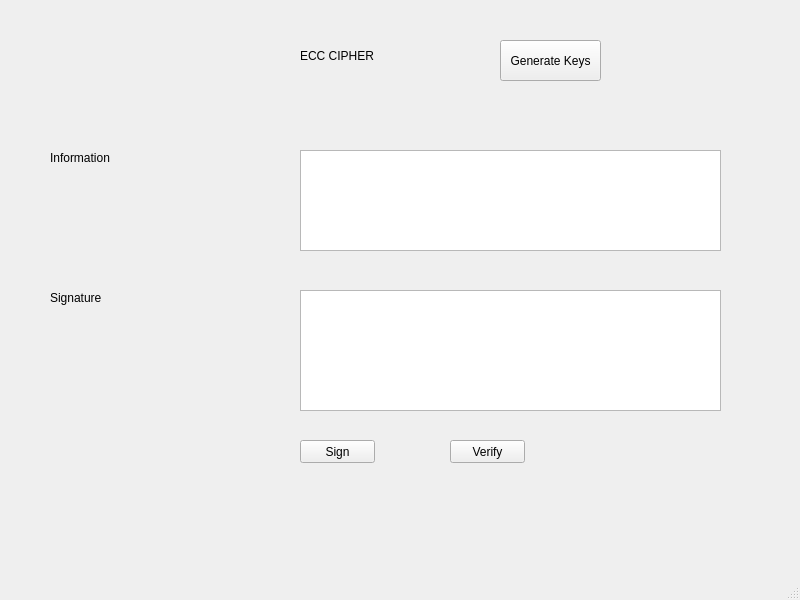
<?xml version="1.0" encoding="UTF-8"?>
<ui version="4.0">
 <class>MainWindow</class>
 <widget class="QMainWindow" name="MainWindow">
  <property name="geometry">
   <rect>
    <x>0</x>
    <y>0</y>
    <width>800</width>
    <height>600</height>
   </rect>
  </property>
  <property name="windowTitle">
   <string>MainWindow</string>
  </property>
  <widget class="QWidget" name="centralwidget">
   <widget class="QTextEdit" name="txt_information">
    <property name="geometry">
     <rect>
      <x>300</x>
      <y>150</y>
      <width>421</width>
      <height>101</height>
     </rect>
    </property>
   </widget>
   <widget class="QTextEdit" name="txt_signature">
    <property name="geometry">
     <rect>
      <x>300</x>
      <y>290</y>
      <width>421</width>
      <height>121</height>
     </rect>
    </property>
   </widget>
   <widget class="QPushButton" name="btn_sign">
    <property name="geometry">
     <rect>
      <x>300</x>
      <y>440</y>
      <width>75</width>
      <height>23</height>
     </rect>
    </property>
    <property name="text">
     <string>Sign</string>
    </property>
   </widget>
   <widget class="QPushButton" name="btn_verify">
    <property name="geometry">
     <rect>
      <x>450</x>
      <y>440</y>
      <width>75</width>
      <height>23</height>
     </rect>
    </property>
    <property name="text">
     <string>Verify</string>
    </property>
   </widget>
   <widget class="QPushButton" name="btn_generate_keys">
    <property name="geometry">
     <rect>
      <x>500</x>
      <y>40</y>
      <width>101</width>
      <height>41</height>
     </rect>
    </property>
    <property name="text">
     <string>Generate Keys</string>
    </property>
   </widget>
   <widget class="QLabel" name="label">
    <property name="geometry">
     <rect>
      <x>50</x>
      <y>150</y>
      <width>61</width>
      <height>16</height>
     </rect>
    </property>
    <property name="text">
     <string>Information</string>
    </property>
   </widget>
   <widget class="QLabel" name="label_2">
    <property name="geometry">
     <rect>
      <x>50</x>
      <y>290</y>
      <width>81</width>
      <height>16</height>
     </rect>
    </property>
    <property name="text">
     <string>Signature</string>
    </property>
   </widget>
   <widget class="QLabel" name="label_3">
    <property name="geometry">
     <rect>
      <x>300</x>
      <y>20</y>
      <width>131</width>
      <height>71</height>
     </rect>
    </property>
    <property name="text">
     <string>ECC CIPHER</string>
    </property>
   </widget>
  </widget>
  <widget class="QMenuBar" name="menubar">
   <property name="geometry">
    <rect>
     <x>0</x>
     <y>0</y>
     <width>800</width>
     <height>21</height>
    </rect>
   </property>
  </widget>
  <widget class="QStatusBar" name="statusbar"/>
 </widget>
 <resources/>
 <connections/>
</ui>
